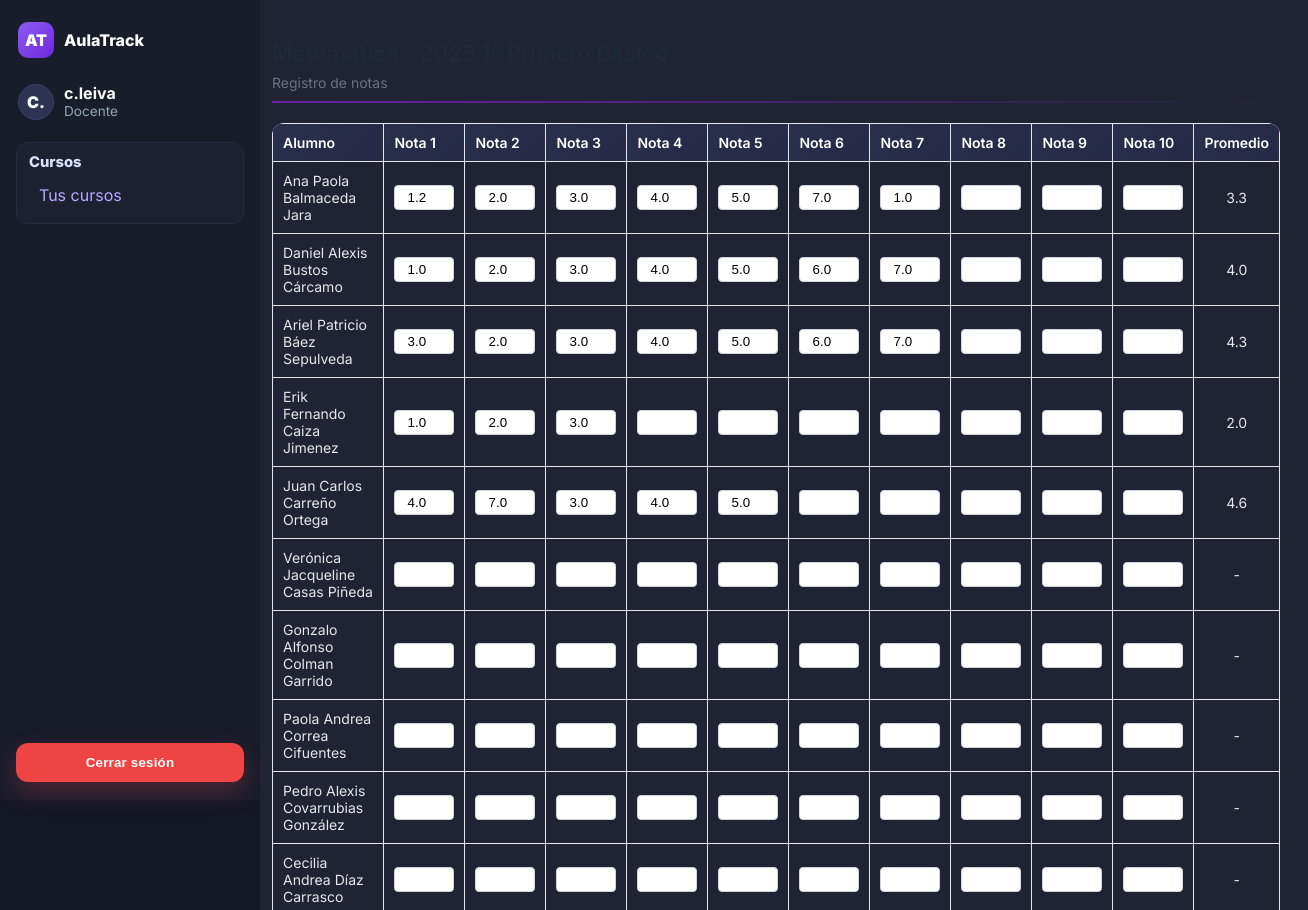
Page /curso/16/asignatura/12/notas/ (signed in, upper part) on the earlier database version.
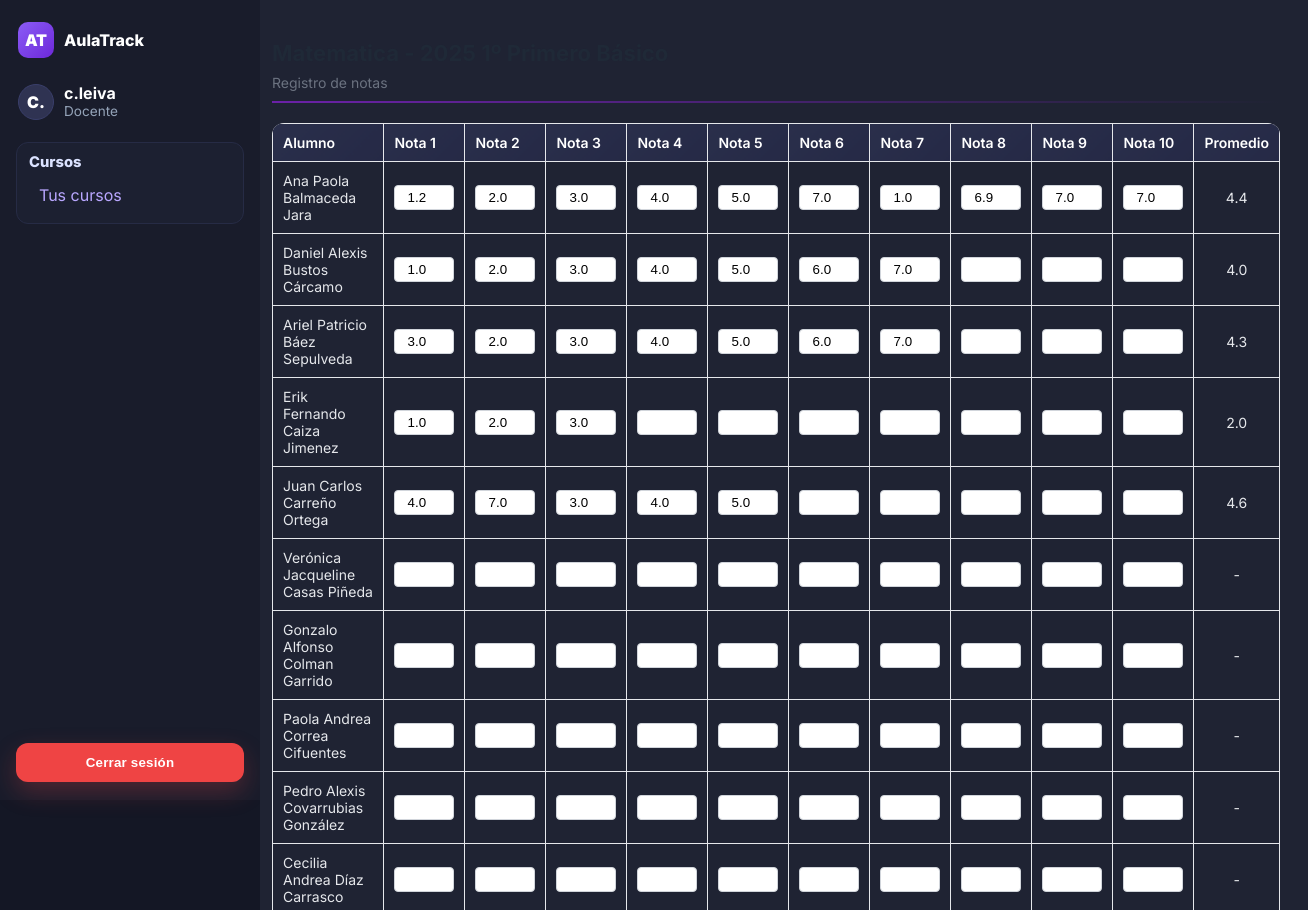
Same page on the later database version.
### usuarios/models.py (models this page shows, shortened)
class Alumno(models.Model):
    rut = models.CharField(
        max_length=12,
        unique=True,
        validators=[rut_validator],
        help_text="Formato: 12.345.678-9 o 12345678-9"
    )
    nombres = models.CharField(max_length=100)
    apellidos = models.CharField(max_length=100)
    fecha_nacimiento = models.DateField()
    contacto_emergencia = models.CharField(
        max_length=15,
        validators=[telefono_validator],
        help_text="Formato: +569XXXXXXXX"
    )
    curso = models.ForeignKey("Curso", on_delete=models.SET_NULL, null=True, blank=True)
    class Meta:
        ordering = ['apellidos', 'nombres']

class Nota(models.Model):
    valor = models.FloatField()
    fecha_registro = models.DateField(auto_now_add=True)
    evaluacion = models.CharField(max_length=50)
    alumno = models.ForeignKey(Alumno, on_delete=models.CASCADE)
    asignatura = models.ForeignKey(Asignatura, on_delete=models.CASCADE)
    profesor = models.ForeignKey(User, on_delete=models.CASCADE)
    ultima_actualizacion = models.DateTimeField(auto_now=True)
    numero = models.PositiveSmallIntegerField()
    class Meta:
        ordering = ["alumno", "asignatura", "evaluacion"]

### usuarios/views.py (the view, shortened to what this page needs)
# urls.py: path('curso/<int:curso_id>/asignatura/<int:asignatura_id>/notas/', views.libro_notas, name='libro_notas'),
@login_required
def libro_notas(request, curso_id, asignatura_id):
    curso = get_object_or_404(Curso, id=curso_id)
    asignatura = get_object_or_404(Asignatura, id=asignatura_id)
    alumnos = Alumno.objects.filter(curso=curso)
    columnas_notas = range(1, 11)
    notas_por_alumno = {}
    for alumno in alumnos:
        notas_queryset = Nota.objects.filter(alumno=alumno, asignatura=asignatura)
        notas_dict = {n.numero: n.valor for n in notas_queryset}
        notas_lista = [notas_dict.get(i, None) for i in columnas_notas]
        notas_validas = [v for v in notas_lista if v is not None]
        promedio = round(sum(notas_validas)/len(notas_validas), 1) if notas_validas else None
        notas_por_alumno[alumno] = {
            'notas': notas_lista,
            'promedio': promedio
        }
    context = {
        'curso': curso,
        'asignatura': asignatura,
        'alumnos': alumnos,
        'notas_por_alumno': notas_por_alumno,
        'columnas_notas': columnas_notas,
    }
    return render(request, 'notas.html', context)

### usuarios/templates/notas.html (shortened to what this page needs)
{% extends 'base.html' %}
{% load static %}
{% block content %}
<h2 class="sectionTitle">{{ asignatura.nombre }} - {{ curso.año }} {{ curso.nombre }}</h2>
<p class="hint">Registro de notas</p>
<div class="divider"></div>
<form method="post">
  <div class="grades-scroll">
    <table class="grades-table">
      <thead>
        <tr>
          <th>Alumno</th>
          {% for i in columnas_notas %}
            <th>Nota {{ i }}</th>
          {% endfor %}
          <th>Promedio</th>
        </tr>
      </thead>
      <tbody>
        {% for alumno, data in notas_por_alumno.items %}
        <tr>
          <td style="text-align:left;">{{ alumno.nombres }} {{ alumno.apellidos }}</td>
          {% for nota in data.notas %}
            <td>
              <input type="number" step="0.1" min="1.0" max="7.0"
                     name="nota_{{ alumno.id }}_{{ forloop.counter }}"
                     value="{{ nota }}">
            </td>
          {% endfor %}
          <td>
            {% if data.promedio %}
              {{ data.promedio }}
            {% else %}
              -
            {% endif %}
          </td>
        </tr>
        {% endfor %}
      </tbody>
    </table>
  </div>
</form>
{% endblock %}

Differences in the rows shown:
computed for Alumno "Ana Paola": promedio "3.3" → "4.4"
added Nota: notas "6.9"
added Nota: notas "7.0"
added Nota: notas "7.0"
